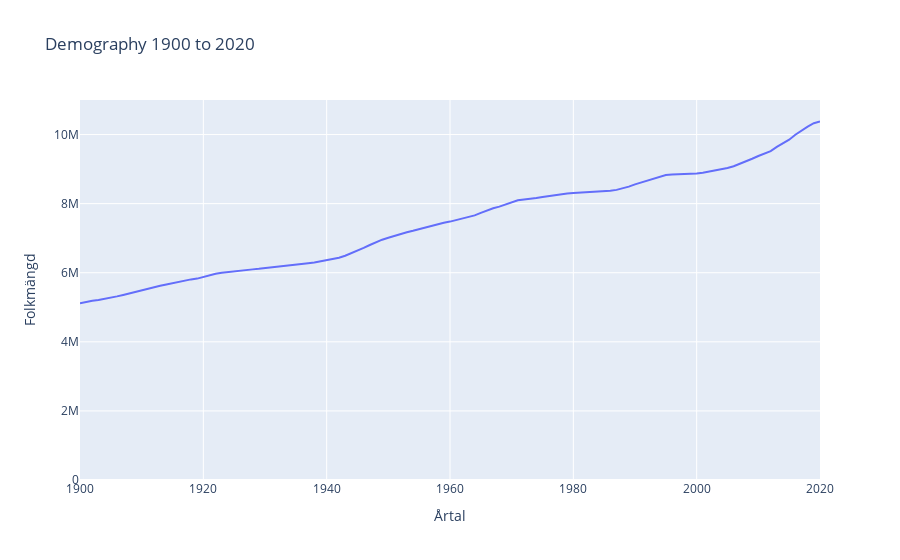
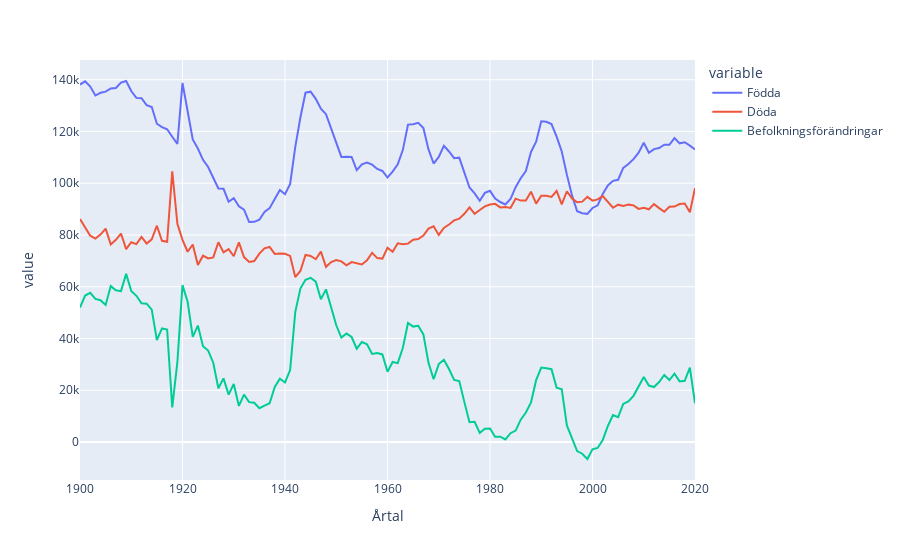
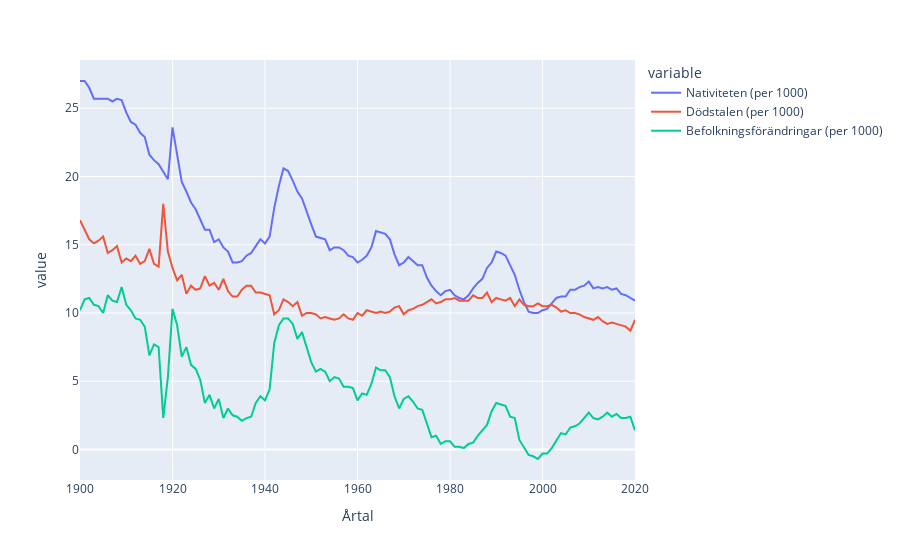
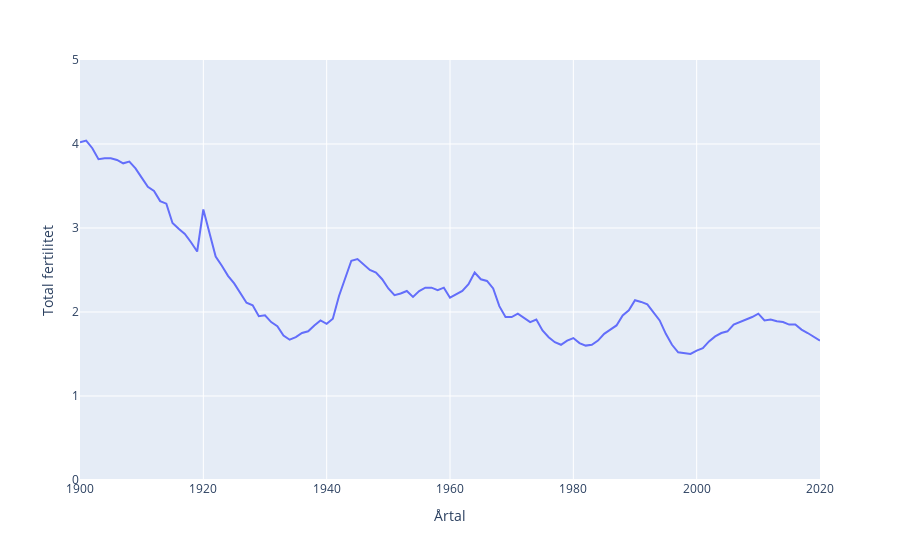

Notebook cell for these charts, in order:
### Code cell
import plotly_express as px
import matplotlib.pyplot as plt

#b) Choose to do some EDA (exploratory data analysis) on this dataset. And draw some relevant graphs.

# Plot a lot of plots
#
# fig1: population
fig1 = px.line(swedenpop, 
    x="Årtal", 
    y="Folkmängd", 
    title="Demography 1900 to 2020", 
    range_y=[0,11e6])
fig1.show()


# fig2: born and dead, and difference
fig2 = px.line(swedenpop, 
    x="Årtal", 
    y=["Födda","Döda","Befolkningsförändringar"])
fig2.show()    

# fig3: nativity, differences deathnumber per 1000
fig3 = px.line(swedenpop, 
    x="Årtal", 
    y=["Nativiteten (per 1000)","Dödstalen (per 1000)","Befolkningsförändringar (per 1000)"])
fig3.show()    

# fig4: fertility
fig4 = px.line(swedenpop, 
    x="Årtal", 
    y="Total fertilitet",
    range_y=[0,5])
fig4.show()
